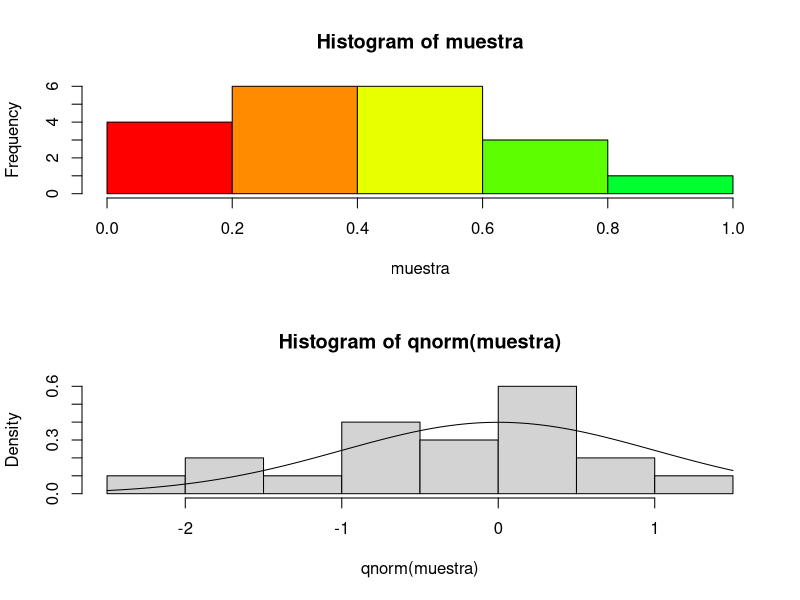
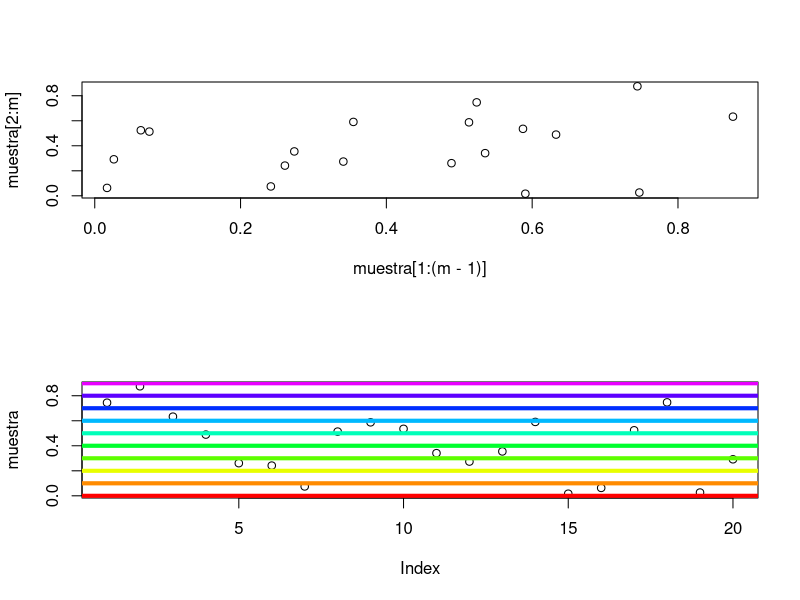
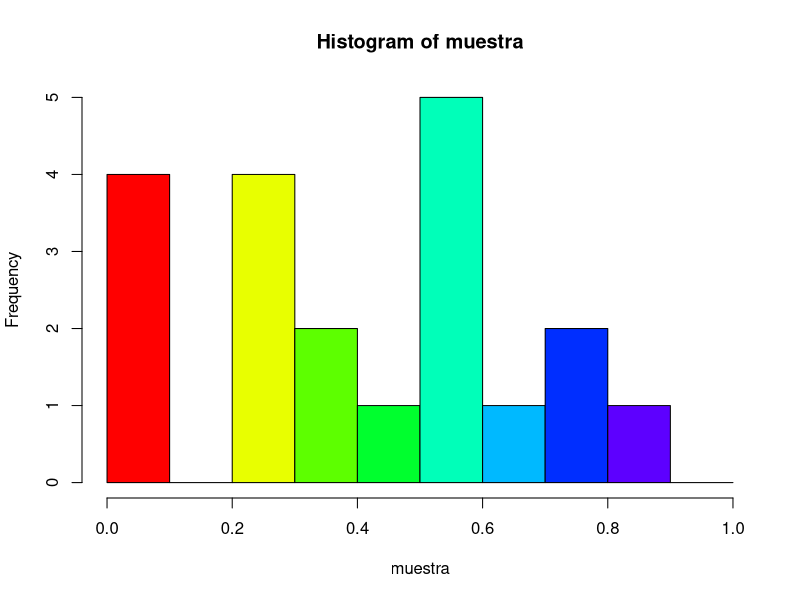
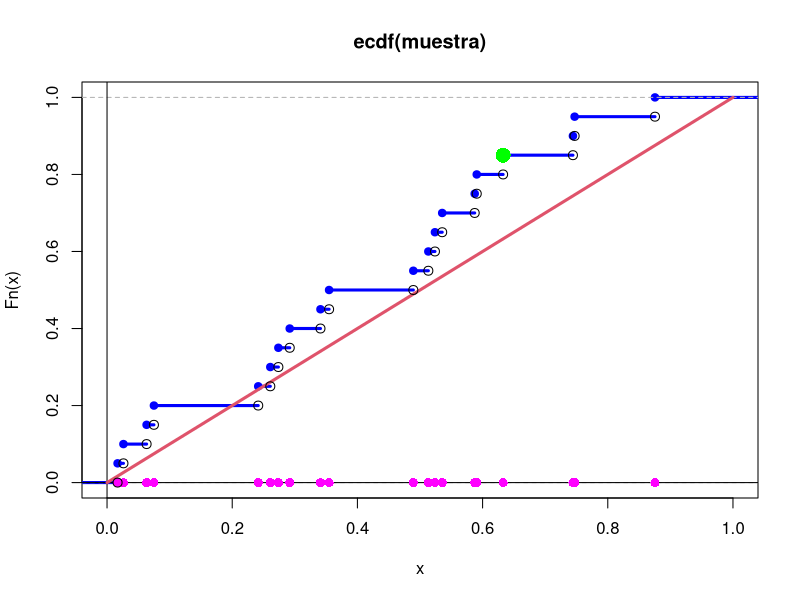

The R script that drew these images, in order:
############################PRUEBA DE BONDAD DE AJUSTE##########################
set.seed(567)#Semilla
muestra <- runif(20)#100 observaciones
muestra
m<- length(muestra)
alpha <- 0.05 #Nivel de significancia
################################################################################
#1) Chi-Cuadrado--Distribuciones continuas y discretas
################################################################################
layout(matrix(c(1:2), nrow=2, byrow=FALSE))#para meter 2 graficas en 1
################################################################################
hist(muestra, col = rainbow(11))
hist(qnorm(muestra), freq= F)
curve(dnorm(x), add = T)
plot(muestra[1:(m-1)],muestra[2:m])
plot(muestra)
abline(h= 0:10/10, col = rainbow(11), lwd = 4)
################################################################################
layout(matrix(c(1:1), nrow=2, byrow=FALSE))#para meter 1 graficas en 1
################################################################################
a <- hist(muestra, breaks = 0:10/10,col = rainbow(11))
oj <- a$counts#Frecuencia Observada
Ej <- rep(m/10, 10)#Frecuencia Esperada
Estadistico.prueba <- sum((oj-Ej)^2/Ej)
criterio <- (Estadistico.prueba > qchisq(1-alpha, 9))
if(criterio == TRUE){
  "no son uniformes"
}else{
  "hay evidencia de uniformidad"
}
pvalue <- (1-pchisq(Estadistico.prueba,9))
pvalue # Rechazar la uniformidad si pvalue < alpha
################################################################################
#2) Kolmogorov-Smirlov--Distribuciones continuas
################################################################################
plot(ecdf(muestra),lwd=3,xlim=c(0,1),col='blue')
sort(muestra)
abline(h=0,v=0)
curve(punif(x,0,1),add = T,col=2,lwd=3)
ks.test(muestra,"punif") ##D es el estadistico de prueba

#calculo a mano
aux <- sort(muestra) #estadisticos de orden
points(aux,rep(0,m),pch=16,col='magenta',cex=1.2)
points(aux,0:(m-1)/m,cex=1.2)
alturas_linea_roja <- punif(aux)
alturas_linea_negra <- 1:m/m
distancias_izq <- abs(alturas_linea_negra-alturas_linea_roja)
distancias_der <- abs(0:(m-1)/m-alturas_linea_roja)
Estadistico.prueba <- max(distancias_izq,distancias_der)
Estadistico.prueba
aux2 <- which(c(distancias_izq,distancias_der) == Estadistico.prueba)
if(aux2>m){
  points(aux[aux2-m],(aux2-m-1)/m,pch=16,col='green',cex=2)
}else{
  points(aux[aux2],aux2/m,pch=16,col='green',cex=2)
}
#El punto verde nos muestra el valor mas alejado de la distribucion normal